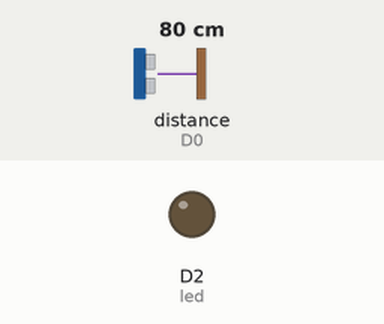
A program run on a simulated ESP8266 (NodeMCU). On the bench: output pins drawn as LEDs (lit = HIGH). Wiring (inferred from the names in the program): ultrasonic range finder: trigger D1; echo D0. The test bench sets the inputs (shaded band); at power-on: distance to the obstacle (sensor on D0) 80 cm. The echo pulse lasts 58.3 µs per cm; pins used as bus, display or sensor lines are not drawn; what the program prints to the serial monitor is not drawn.

Above: at 1.8 s.
1.9 s: distance to the obstacle (sensor on D0) set to 13 cm
3.4 s: distance to the obstacle (sensor on D0) set to 10 cm
At 4.8 s:
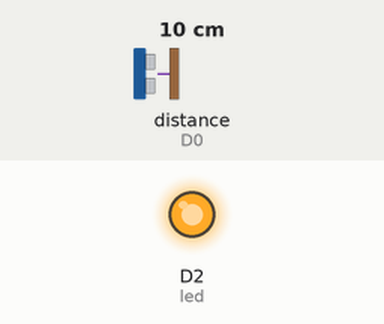
5.5 s: distance to the obstacle (sensor on D0) set to 18 cm
At 6.4 s:
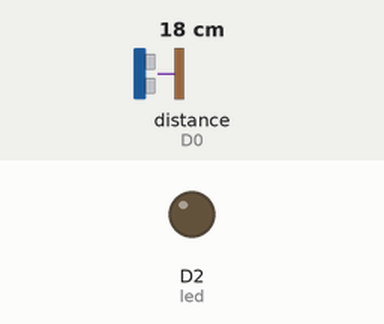
7.5 s: distance to the obstacle (sensor on D0) set to 2 cm
At 9.2 s:
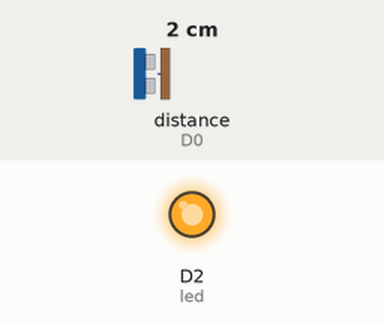
Timing chart, 0 to 10.5 s (numbered marks = the images above; inputs shaded):
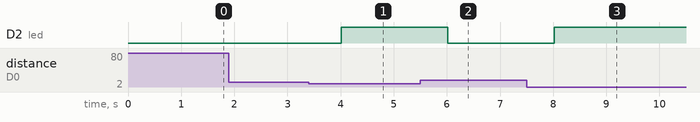

Measured:
- the behaviour switches between 12 and 11 cm on distance to the obstacle (sensor on D0) (found by bisection; images 0 and 1)
- after the input at 1.9 s, every drawn part: stays the same
- after the input at 3.4 s, D2 (led): LOW → HIGH after 0.61 s
- after the input at 5.5 s, D2 (led): HIGH → LOW after 0.52 s
- after the input at 7.5 s, D2 (led): LOW → HIGH after 0.52 s

The program:

main.cpp
```cpp
#include <Arduino.h>

int trigPin = D1;
int echoPin = D0;
int led = D2;

long duration;
int distance;

// put function declarations here:
void setup()
{
  pinMode(led, OUTPUT);
  pinMode(trigPin, OUTPUT); // put your setup code here, to run once:
  pinMode(echoPin, INPUT);  // put your setup code here, to run once:
  Serial.begin(9600);
}

void loop()
{
  // put your main code here, to run repeatedly:
  digitalWrite(trigPin, LOW);
  delayMicroseconds(5);
  digitalWrite(trigPin, HIGH);
  delayMicroseconds(10);
  digitalWrite(trigPin, LOW);
  duration = pulseIn(echoPin, HIGH);
  distance = 0.034 * duration / 2;
  Serial.print("Jarak: ");
  Serial.print(distance);
  Serial.print(" cm");
  if (distance <= 10)
  {
    digitalWrite(led, HIGH);
  }
  else
  {
    digitalWrite(led, LOW);
  }
  delay(1000);
}
```
